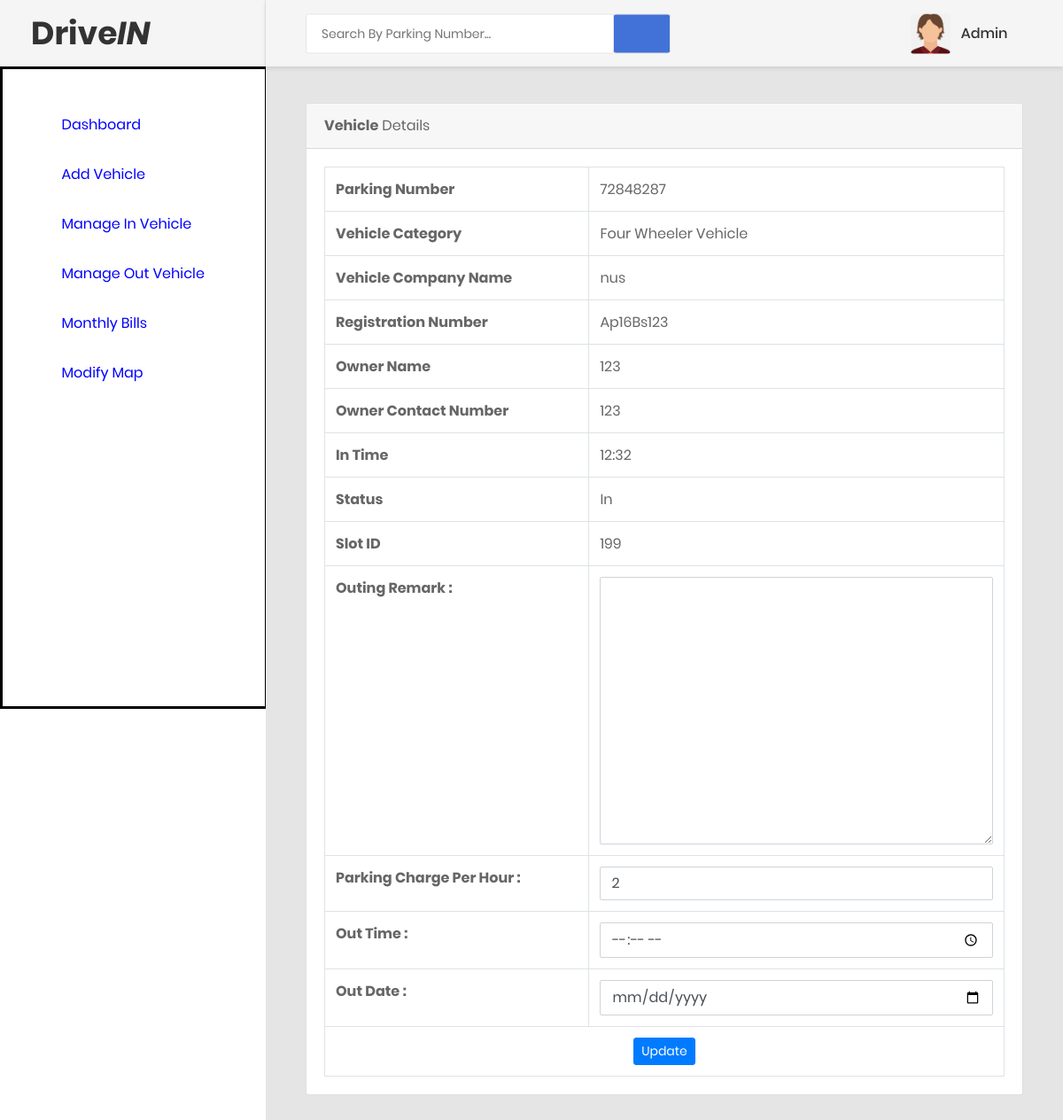
Screenshot of /view_incomingdetail/140 (signed in) with the database file from the repository.
### vehicle/models.py (models this page shows, shortened)
class Vehicle(models.Model):
    parkingnumber = models.CharField(max_length=20)
    category = models.ForeignKey(Category, on_delete=models.CASCADE)
    vehiclecompany = models.CharField(max_length=50)
    regno = models.CharField(max_length=10)
    ownername = models.CharField(max_length=50)
    ownercontact = models.CharField(max_length=15)
    pdate = models.DateField()
    intime = models.CharField(max_length=50)
    outtime = models.CharField(max_length=50)
    parkingcharge = models.CharField(max_length=50)
    remark = models.CharField(max_length=500)
    outdate = models.DateField(null=True)
    status = models.CharField(max_length=20)
    slotID=models.CharField(max_length=20)

class Category(models.Model):
    categoryname = models.CharField(max_length=50)
    def __str__(self):
        return self.categoryname

### vehicle/views.py (the view, shortened to what this page needs)
# urls.py: path('view_incomingdetail/<int:pid>',view_incomingdetail,name='view_incomingdetail'),
def view_incomingdetail(request,pid):
    if not request.user.is_authenticated:
        return redirect('index')
    error = ""
    vehicle = Vehicle.objects.get(id=pid)
    d = {'vehicle': vehicle,'error':error}
    return render(request,'view_incomingdetail.html', d)

### vehicle/templates/view_incomingdetail.html (shortened to what this page needs)
{% load static %}
{% block body %}
<html lang="en">
<head>
    <link href="{% static 'css/font-face.css' %}" rel="stylesheet" media="all">
    <link href="{% static 'vendor/font-awesome-5/css/fontawesome-all.min.css' %}" rel="stylesheet" media="all">
    <link href="{% static 'vendor/font-awesome-4.7/css/font-awesome.min.css' %}" rel="stylesheet" media="all">
    <link href="{% static 'vendor/mdi-font/css/material-design-iconic-font.min.css' %}" rel="stylesheet" media="all">
    <link href="{% static 'vendor/bootstrap-4.1/bootstrap.min.css' %}" rel="stylesheet" media="all">
    <link href="{% static 'vendor/animsition/animsition.min.css' %}" rel="stylesheet" media="all">
    <link href="{% static 'vendor/bootstrap-progressbar/bootstrap-progressbar-3.3.4.min.css' %}" rel="stylesheet" media="all">
    <link href="{% static 'vendor/wow/animate.css' %}" rel="stylesheet" media="all">
    <link href="{% static 'vendor/css-hamburgers/hamburgers.min.css' %}" rel="stylesheet" media="all">
    <link href="{% static 'vendor/slick/slick.css' %}" rel="stylesheet" media="all">
    <link href="{% static 'vendor/select2/select2.min.css' %}" rel="stylesheet" media="all">
    <link href="{% static 'vendor/perfect-scrollbar/perfect-scrollbar.css' %}" rel="stylesheet" media="all">
    <link href="{% static 'css/theme.css' %}" rel="stylesheet" media="all">
</head>
<body class="animsition">
    <div class="page-wrapper">
       {% include 'sidebar.html' %}
        <div class="page-container">
             {% include 'header.html' %}
            <div class="main-content">
                <div class="section__content section__content--p30">
                    <div class="container-fluid">
                        <div class="row">
                            <div class="col-lg-12">
                                <div class="card">
                                    <div class="card-header">
                                        <strong>Vehicle</strong>  Details
                                    </div>
                                    <div class="card-body card-block">
                                            <p style="font-size:16px; color:red" align="center">
  <table border="1" class="table table-bordered mg-b-0">
                                            <tr>
    <th>Parking Number</th>
    <td>{{vehicle.parkingnumber}}</td>
  </tr>
   <tr>
    <th>Vehicle Category</th>
    <td>{{vehicle.category}}</td>
  </tr>
  <tr>
    <th>Vehicle Company Name</th>
    <td>{{vehicle.vehiclecompany}}</td>
  </tr>
  <tr>
    <th>Registration Number</th>
    <td>{{vehicle.regno}}</td>
  </tr>
  <tr>
    <th>Owner Name</th>
    <td>{{vehicle.ownername}}</td>
  </tr>
  <tr>
    <th>Owner Contact Number</th>
    <td>{{vehicle.ownercontact}}</td>
  </tr>
  <tr>
    <th>In Time</th>
    <td>{{vehicle.intime}}</td>
  </tr>
  <tr>
    <th>Status</th>
    <td>{{vehicle.status}}</td>
  </tr>
  <tr>
    <th>Slot ID</th>
    <td>{{vehicle.slotID}}</td>
  </tr>
    <form method="post">
         <tr>
    <th>Outing Remark :</th>
    <td>
    <textarea name="remark" placeholder="" rows="12" cols="14" class="form-control wd-450" required="true"></textarea></td>
  </tr>
          <tr>
    <th>Parking Charge Per Hour :</th>
    <td>
    <input id="parkingcharge" type = "text" name="parkingcharge"  class="form-control wd-450" required="true"></td>
  </tr>
             <tr>
    <th>Out Time :</th>
    <td>
    <input type = "time" name="outtime"  class="form-control wd-450" required="true"></td>
  </tr>
             <tr>
    <th>Out Date :</th>
    <td>
    <input type = "date" name="outdate"  class="form-control wd-450" required="true"></td>
  </tr>
 <tr align="center">
    <td colspan="2"><button type="submit" name="submit" class="btn btn-primary btn-sm">Update</button></td>
  </tr>
                                        </form>
</table>
                                    </div>
                                </div>
                        </div>
                            </div>
                </div>
                </div>
            </div>
        </div>
</body>
</html>
{% endblock %}

### vehicle/templates/header.html (shortened to what this page needs)
{% load static %}
<header class="header-desktop">
                <div class="section__content section__content--p30">
                    <div class="container-fluid">
                        <div class="header-wrap">
                            <form class="form-header" name="search" action="{% url 'search'%}">
                                <input class="au-input au-input--xl" type="text" name="searchdata" id="searchdata" placeholder="Search By Parking Number..." />
                                <button class="au-btn--submit" type="submit" name="search" value="Submit">
                                    <i class="zmdi zmdi-search"></i>
                                </button>
                            </form>
                            <div class="header-button">
                                <div class="account-wrap">
                                    <div class="account-item clearfix js-item-menu">
                                        <div class="image">
                                            <img src="{% static 'images/icon/avatarboy729.png' %}" alt="Admin" />
                                        </div>
                                        <div class="content">
                                            <a class="js-acc-btn" href="#">{{request.user.username}}</a>
                                        </div>
                                    </div>
                                </div>
                            </div>
                        </div>
                    </div>
                </div>
            </header>

### rows the page displays
Vehicle: parkingnumber "72848287", category "Four Wheeler Vehicle", vehiclecompany "nus", regno "Ap16Bs123", ownername "123", ownercontact "123", intime "12:32", status "In", slotID "199"

### other values shown
{{ request.user.username }} "Admin"
